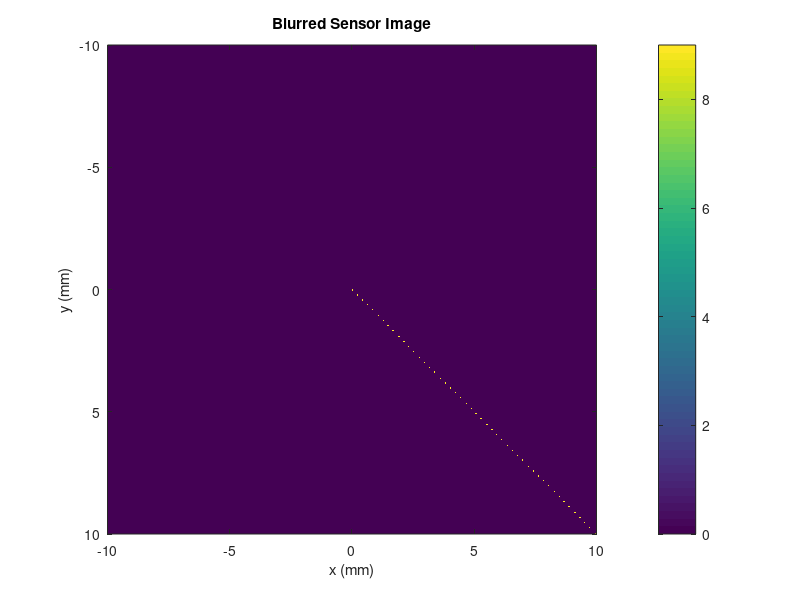
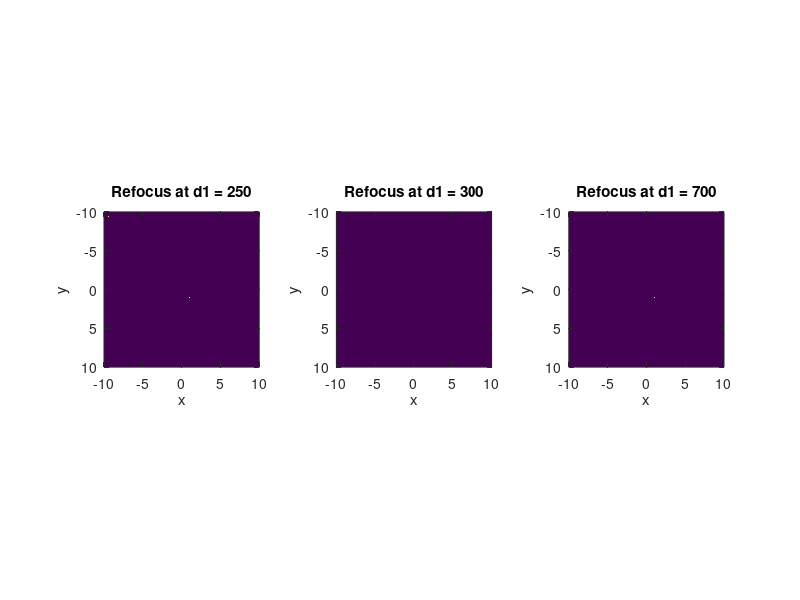

Here is the MATLAB script that generated these plots, in order:
%% Multiple rays per point %%
clear; close all; clc; 

%System
d1 = 800;
Fl = 6;
%d2 = (Fl*d1)/(d1-Fl);
d2 = Fl;
thetaX0 = deg2rad(linspace(0,180,90));
thetaY0 = deg2rad(linspace(0,180,90));
thetaX1 = deg2rad(linspace(0,180,90));
thetaY1 = deg2rad(linspace(0,180,90));
thetaX2 = deg2rad(linspace(0,180,90));
thetaY2 = deg2rad(linspace(0,180,90));

%Holy Matricies
%--
%(x, y) = (0,0) while theta changes -- simulates cone on rays
%Object 0's x and thetaX
point0X = [zeros(1,90);
            thetaX0];
%Object 0's y and thetaY
point0Y = [zeros(1,90);
            thetaY0];
%--

%--
%(x, y) = (1,1) while theta changes -- simulates cone on rays
%Object 1's x and thetaX
point1X = [ones(1,90);
            thetaX1];
%Object 1's y and thetaY
point1Y = [ones(1,90);
            thetaY1];
%--

%--
%(x, y) = (-1,-1) while theta changes -- simulates cone on rays
%Object -1's x and thetaX
pointNeg1X = [-1*ones(1,90);
            thetaX2];

%Object -1's y and thetaY
pointNeg1Y = [-1*ones(1,90);
            thetaY2];
%-- 

%Positions matrix
point0 = [point0X; point0Y]; %all rays for point (0,0)
point1 = [point1X; point1Y]; %all rays for point (1,1)
pointNeg1 = [pointNeg1X; pointNeg1Y]; %all rays for point (-1,-1)
PositionsMatrix = [point0, point1, pointNeg1]; %All rays for all points

%Propogation Matrix 
Md1 = [1, d1; 0, 1]; %obj -> lens
M_Lens = [1, 0; -1/Fl, 1]; %lens shift
Md2 = [1, d2; 0, 1]; %lens -> sensor
M = Md2 * M_Lens * Md1; %propogation matrix
M_padded = [M, zeros(2); zeros(2), M]; %zero padding to satisfy dimensions


%Ray's final postion
Ray_Final = M_padded * PositionsMatrix; %Where each ray hits sensor

%debugging
%Final0 = M_padded * point0; %Where object 0 hits sensor
%Final1 = M_padded * point1; %Where object 1 hits sensor
%FinalNeg1 = M_padded * pointNeg1; %Where object -1 hits sensor

%Binning and Refocusing
%Move d1 
d700 = 700;
d300 = 300;
d250 = 250;

%700 Matrix
Md700 = [1, d700; 0, 1]; %obj -> lens
M_Lens = [1, 0; -1/Fl, 1]; %lens shift
Md2 = [1, d2; 0, 1]; %lens -> sensor
M = Md2 * M_Lens * Md700; %propogation matrix
M_padded700 = [M, zeros(2); zeros(2), M]; %zero padding to satisfy dimensions

%300 Matrix
Md300 = [1, d300; 0, 1]; %obj -> lens
M_Lens = [1, 0; -1/Fl, 1]; %lens shift
Md2 = [1, d2; 0, 1]; %lens -> sensor
M = Md2 * M_Lens * Md300; %propogation matrix
M_padded300 = [M, zeros(2); zeros(2), M]; %zero padding to satisfy dimensions

%250 Matrix
Md250 = [1, d250; 0, 1]; %obj -> lens
M_Lens = [1, 0; -1/Fl, 1]; %lens shift
Md2 = [1, d2; 0, 1]; %lens -> sensor
M = Md2 * M_Lens * Md250; %propogation matrix
M_padded250 = [M, zeros(2); zeros(2), M]; %zero padding to satisfy dimensions

%Calculate the final positions for each distance matrix
Ray_Final_700 = M_padded700 * PositionsMatrix;
Ray_Final_300 = M_padded300 * PositionsMatrix;
Ray_Final_250 = M_padded250 * PositionsMatrix;

%Combine all rays for blurred image
R_blur = [Ray_Final_250, Ray_Final_300, Ray_Final_700];

% Extract x and y sensor positions
x_sensor = R_blur(1,:); % x position on sensor
y_sensor = R_blur(3,:); % y position on sensor

%Define sensor grid
pixel_size = 0.05;
sensor_half_width = 10;
sensor_half_height = 10;
x_min = -sensor_half_width; x_max = sensor_half_width;
y_min = -sensor_half_height; y_max = sensor_half_height;

x_edges = x_min:pixel_size:x_max;
y_edges = y_min:pixel_size:y_max;
x_centers = (x_edges(1:end-1) + x_edges(2:end))/2;
y_centers = (y_edges(1:end-1) + y_edges(2:end))/2;

%Bin rays
ix = floor((x_sensor - x_min)/pixel_size) + 1;
iy = floor((y_sensor - y_min)/pixel_size) + 1;
valid = ix>=1 & ix<=length(x_centers) & iy>=1 & iy<=length(y_centers);
ix = ix(valid); iy = iy(valid);
sensor_counts = accumarray([ix(:) iy(:)],1,[length(x_centers) length(y_centers)]);
sensor_image = sensor_counts';

%Plot blurred image
figure;
imagesc(x_centers, y_centers, sensor_image);
axis image; xlabel('x (mm)'); ylabel('y (mm)');
title('Blurred Sensor Image');
colorbar;

%Manual Refocus for Each Lens Position
d2 = Fl;  %distance from lens to sensor

%Sensor grid for plotting
pixel_size = 0.05;
sensor_half_width = 10;
sensor_half_height = 10;
x_min = -sensor_half_width; x_max = sensor_half_width;
y_min = -sensor_half_height; y_max = sensor_half_height;
x_edges = x_min:pixel_size:x_max;
y_edges = y_min:pixel_size:y_max;
x_centers = (x_edges(1:end-1) + x_edges(2:end))/2;
y_centers = (y_edges(1:end-1) + y_edges(2:end))/2;

%Refocus for d1 = 250
R = Ray_Final_250;
x_sensor = R(1,:); 
theta_x = R(2,:);
y_sensor = R(3,:); 
theta_y = R(4,:);

%Back-project rays to object plane at d1 = 250
x_ref_250 = x_sensor + theta_x * (d2);
y_ref_250 = y_sensor + theta_y * (d2);

%Bin rays to pixels
ix = floor((x_ref_250 - x_min)/pixel_size) + 1;
iy = floor((y_ref_250 - y_min)/pixel_size) + 1;
valid = ix>=1 & ix<=length(x_centers) & iy>=1 & iy<=length(y_centers);
ix = ix(valid); iy = iy(valid);
ref_counts_250 = accumarray([ix(:) iy(:)], 1, [length(x_centers) length(y_centers)]);
ref_image_250 = ref_counts_250';

%Refocus for d1 = 300
R = Ray_Final_300;
x_sensor = R(1,:); 
theta_x = R(2,:);
y_sensor = R(3,:); 
theta_y = R(4,:);

x_ref_300 = x_sensor + theta_x * (d2);
y_ref_300 = y_sensor + theta_y * (d2);

ix = floor((x_ref_300 - x_min)/pixel_size) + 1;
iy = floor((y_ref_300 - y_min)/pixel_size) + 1;
valid = ix>=1 & ix<=length(x_centers) & iy>=1 & iy<=length(y_centers);
ix = ix(valid); iy = iy(valid);
ref_counts_300 = accumarray([ix(:) iy(:)], 1, [length(x_centers) length(y_centers)]);
ref_image_300 = ref_counts_300';

%Refocus for d1 = 700
R = Ray_Final_700;
x_sensor = R(1,:); 
theta_x = R(2,:);
y_sensor = R(3,:); 
theta_y = R(4,:);

x_ref_700 = x_sensor + theta_x * (d2);
y_ref_700 = y_sensor + theta_y * (d2);

ix = floor((x_ref_700 - x_min)/pixel_size) + 1;
iy = floor((y_ref_700 - y_min)/pixel_size) + 1;
valid = ix>=1 & ix<=length(x_centers) & iy>=1 & iy<=length(y_centers);
ix = ix(valid); iy = iy(valid);
ref_counts_700 = accumarray([ix(:) iy(:)], 1, [length(x_centers) length(y_centers)]);
ref_image_700 = ref_counts_700';

%Plot all refocused images
figure;
subplot(1,3,1);
imagesc(x_centers, y_centers, ref_image_250);
axis image; xlabel('x'); ylabel('y'); title('Refocus at d1 = 250');

subplot(1,3,2);
imagesc(x_centers, y_centers, ref_image_300);
axis image; xlabel('x'); ylabel('y'); title('Refocus at d1 = 300');

subplot(1,3,3);
imagesc(x_centers, y_centers, ref_image_700);
axis image; xlabel('x'); ylabel('y'); title('Refocus at d1 = 700');